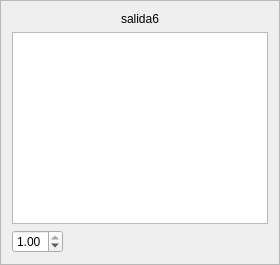
                     <widget class="QFrame" name="outframe6">
                      <property name="sizePolicy">
                       <sizepolicy hsizetype="Preferred" vsizetype="Preferred">
                        <horstretch>0</horstretch>
                        <verstretch>0</verstretch>
                       </sizepolicy>
                      </property>
                      <property name="frameShape">
                       <enum>QFrame::StyledPanel</enum>
                      </property>
                      <property name="frameShadow">
                       <enum>QFrame::Raised</enum>
                      </property>
                      <layout class="QGridLayout" name="gridLayout_36">
                       <item row="0" column="0">
                        <layout class="QVBoxLayout" name="verticalLayout_27">
                         <item>
                          <widget class="QLabel" name="outlabel6">
                           <property name="sizePolicy">
                            <sizepolicy hsizetype="Expanding" vsizetype="Preferred">
                             <horstretch>0</horstretch>
                             <verstretch>0</verstretch>
                            </sizepolicy>
                           </property>
                           <property name="text">
                            <string>salida6</string>
                           </property>
                           <property name="alignment">
                            <set>Qt::AlignCenter</set>
                           </property>
                          </widget>
                         </item>
                         <item>
                          <widget class="QListWidget" name="outlist6">
                           <property name="sizePolicy">
                            <sizepolicy hsizetype="Preferred" vsizetype="Expanding">
                             <horstretch>0</horstretch>
                             <verstretch>0</verstretch>
                            </sizepolicy>
                           </property>
                          </widget>
                         </item>
                         <item>
                          <widget class="QDoubleSpinBox" name="outweight6">
                           <property name="sizePolicy">
                            <sizepolicy hsizetype="Fixed" vsizetype="Fixed">
                             <horstretch>0</horstretch>
                             <verstretch>0</verstretch>
                            </sizepolicy>
                           </property>
                           <property name="accelerated">
                            <bool>true</bool>
                           </property>
                           <property name="maximum">
                            <double>1.000000000000000</double>
                           </property>
                           <property name="singleStep">
                            <double>0.010000000000000</double>
                           </property>
                           <property name="value">
                            <double>1.000000000000000</double>
                           </property>
                          </widget>
                         </item>
                        </layout>
                       </item>
                      </layout>
                     </widget>
